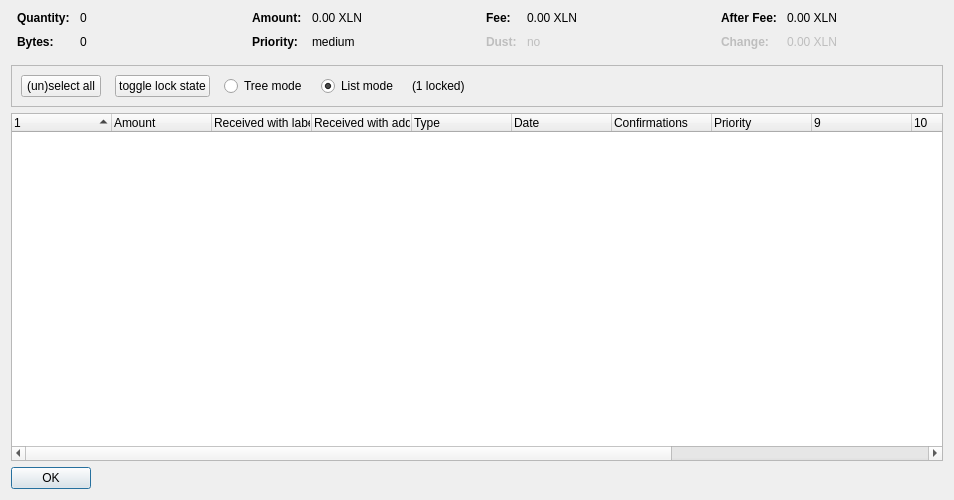
<?xml version="1.0" encoding="UTF-8"?>
<ui version="4.0">
 <class>CoinControlDialog</class>
 <widget class="QDialog" name="CoinControlDialog">
  <property name="geometry">
   <rect>
    <x>0</x>
    <y>0</y>
    <width>954</width>
    <height>500</height>
   </rect>
  </property>
  <property name="windowTitle">
   <string>Coin Selection</string>
  </property>
  <layout class="QVBoxLayout" name="verticalLayout">
   <item>
    <layout class="QHBoxLayout" name="horizontalLayoutTop" stretch="0,0,0,0">
     <property name="topMargin">
      <number>0</number>
     </property>
     <property name="bottomMargin">
      <number>10</number>
     </property>
     <item>
      <layout class="QFormLayout" name="formLayoutCoinControl1">
       <property name="horizontalSpacing">
        <number>10</number>
       </property>
       <property name="verticalSpacing">
        <number>10</number>
       </property>
       <property name="leftMargin">
        <number>6</number>
       </property>
       <property name="rightMargin">
        <number>6</number>
       </property>
       <item row="0" column="0">
        <widget class="QLabel" name="labelCoinControlQuantityText">
         <property name="font">
          <font>
           <weight>75</weight>
           <bold>true</bold>
          </font>
         </property>
         <property name="text">
          <string>Quantity:</string>
         </property>
        </widget>
       </item>
       <item row="0" column="1">
        <widget class="QLabel" name="labelCoinControlQuantity">
         <property name="cursor">
          <cursorShape>IBeamCursor</cursorShape>
         </property>
         <property name="contextMenuPolicy">
          <enum>Qt::ActionsContextMenu</enum>
         </property>
         <property name="text">
          <string notr="true">0</string>
         </property>
         <property name="textInteractionFlags">
          <set>Qt::LinksAccessibleByMouse|Qt::TextSelectableByKeyboard|Qt::TextSelectableByMouse</set>
         </property>
        </widget>
       </item>
       <item row="1" column="0">
        <widget class="QLabel" name="labelCoinControlBytesText">
         <property name="font">
          <font>
           <weight>75</weight>
           <bold>true</bold>
          </font>
         </property>
         <property name="text">
          <string>Bytes:</string>
         </property>
        </widget>
       </item>
       <item row="1" column="1">
        <widget class="QLabel" name="labelCoinControlBytes">
         <property name="cursor">
          <cursorShape>IBeamCursor</cursorShape>
         </property>
         <property name="contextMenuPolicy">
          <enum>Qt::ActionsContextMenu</enum>
         </property>
         <property name="text">
          <string notr="true">0</string>
         </property>
         <property name="textInteractionFlags">
          <set>Qt::LinksAccessibleByMouse|Qt::TextSelectableByKeyboard|Qt::TextSelectableByMouse</set>
         </property>
        </widget>
       </item>
      </layout>
     </item>
     <item>
      <layout class="QFormLayout" name="formLayoutCoinControl2">
       <property name="horizontalSpacing">
        <number>10</number>
       </property>
       <property name="verticalSpacing">
        <number>10</number>
       </property>
       <property name="leftMargin">
        <number>6</number>
       </property>
       <property name="rightMargin">
        <number>6</number>
       </property>
       <item row="0" column="0">
        <widget class="QLabel" name="labelCoinControlAmountText">
         <property name="font">
          <font>
           <weight>75</weight>
           <bold>true</bold>
          </font>
         </property>
         <property name="text">
          <string>Amount:</string>
         </property>
        </widget>
       </item>
       <item row="0" column="1">
        <widget class="QLabel" name="labelCoinControlAmount">
         <property name="cursor">
          <cursorShape>IBeamCursor</cursorShape>
         </property>
         <property name="contextMenuPolicy">
          <enum>Qt::ActionsContextMenu</enum>
         </property>
         <property name="text">
          <string notr="true">0.00 XLN</string>
         </property>
         <property name="textInteractionFlags">
          <set>Qt::LinksAccessibleByMouse|Qt::TextSelectableByKeyboard|Qt::TextSelectableByMouse</set>
         </property>
        </widget>
       </item>
       <item row="1" column="0">
        <widget class="QLabel" name="labelCoinControlPriorityText">
         <property name="font">
          <font>
           <weight>75</weight>
           <bold>true</bold>
          </font>
         </property>
         <property name="text">
          <string>Priority:</string>
         </property>
        </widget>
       </item>
       <item row="1" column="1">
        <widget class="QLabel" name="labelCoinControlPriority">
         <property name="cursor">
          <cursorShape>IBeamCursor</cursorShape>
         </property>
         <property name="contextMenuPolicy">
          <enum>Qt::ActionsContextMenu</enum>
         </property>
         <property name="text">
          <string>medium</string>
         </property>
         <property name="textInteractionFlags">
          <set>Qt::LinksAccessibleByMouse|Qt::TextSelectableByKeyboard|Qt::TextSelectableByMouse</set>
         </property>
        </widget>
       </item>
      </layout>
     </item>
     <item>
      <layout class="QFormLayout" name="formLayoutCoinControl3">
       <property name="horizontalSpacing">
        <number>10</number>
       </property>
       <property name="verticalSpacing">
        <number>10</number>
       </property>
       <property name="leftMargin">
        <number>6</number>
       </property>
       <property name="rightMargin">
        <number>6</number>
       </property>
       <item row="0" column="0">
        <widget class="QLabel" name="labelCoinControlFeeText">
         <property name="font">
          <font>
           <weight>75</weight>
           <bold>true</bold>
          </font>
         </property>
         <property name="text">
          <string>Fee:</string>
         </property>
        </widget>
       </item>
       <item row="0" column="1">
        <widget class="QLabel" name="labelCoinControlFee">
         <property name="cursor">
          <cursorShape>IBeamCursor</cursorShape>
         </property>
         <property name="contextMenuPolicy">
          <enum>Qt::ActionsContextMenu</enum>
         </property>
         <property name="text">
          <string notr="true">0.00 XLN</string>
         </property>
         <property name="textInteractionFlags">
          <set>Qt::LinksAccessibleByMouse|Qt::TextSelectableByKeyboard|Qt::TextSelectableByMouse</set>
         </property>
        </widget>
       </item>
       <item row="1" column="0">
        <widget class="QLabel" name="labelCoinControlLowOutputText">
         <property name="enabled">
          <bool>false</bool>
         </property>
         <property name="font">
          <font>
           <weight>75</weight>
           <bold>true</bold>
          </font>
         </property>
         <property name="text">
          <string>Dust:</string>
         </property>
        </widget>
       </item>
       <item row="1" column="1">
        <widget class="QLabel" name="labelCoinControlLowOutput">
         <property name="enabled">
          <bool>false</bool>
         </property>
         <property name="cursor">
          <cursorShape>IBeamCursor</cursorShape>
         </property>
         <property name="contextMenuPolicy">
          <enum>Qt::ActionsContextMenu</enum>
         </property>
         <property name="text">
          <string>no</string>
         </property>
         <property name="textInteractionFlags">
          <set>Qt::LinksAccessibleByMouse|Qt::TextSelectableByKeyboard|Qt::TextSelectableByMouse</set>
         </property>
        </widget>
       </item>
      </layout>
     </item>
     <item>
      <layout class="QFormLayout" name="formLayoutCoinControl4">
       <property name="horizontalSpacing">
        <number>10</number>
       </property>
       <property name="verticalSpacing">
        <number>10</number>
       </property>
       <property name="leftMargin">
        <number>6</number>
       </property>
       <property name="rightMargin">
        <number>6</number>
       </property>
       <item row="0" column="0">
        <widget class="QLabel" name="labelCoinControlAfterFeeText">
         <property name="font">
          <font>
           <weight>75</weight>
           <bold>true</bold>
          </font>
         </property>
         <property name="text">
          <string>After Fee:</string>
         </property>
        </widget>
       </item>
       <item row="0" column="1">
        <widget class="QLabel" name="labelCoinControlAfterFee">
         <property name="cursor">
          <cursorShape>IBeamCursor</cursorShape>
         </property>
         <property name="contextMenuPolicy">
          <enum>Qt::ActionsContextMenu</enum>
         </property>
         <property name="text">
          <string notr="true">0.00 XLN</string>
         </property>
         <property name="textInteractionFlags">
          <set>Qt::LinksAccessibleByMouse|Qt::TextSelectableByKeyboard|Qt::TextSelectableByMouse</set>
         </property>
        </widget>
       </item>
       <item row="1" column="0">
        <widget class="QLabel" name="labelCoinControlChangeText">
         <property name="enabled">
          <bool>false</bool>
         </property>
         <property name="font">
          <font>
           <weight>75</weight>
           <bold>true</bold>
          </font>
         </property>
         <property name="text">
          <string>Change:</string>
         </property>
        </widget>
       </item>
       <item row="1" column="1">
        <widget class="QLabel" name="labelCoinControlChange">
         <property name="enabled">
          <bool>false</bool>
         </property>
         <property name="cursor">
          <cursorShape>IBeamCursor</cursorShape>
         </property>
         <property name="contextMenuPolicy">
          <enum>Qt::ActionsContextMenu</enum>
         </property>
         <property name="text">
          <string notr="true">0.00 XLN</string>
         </property>
         <property name="textInteractionFlags">
          <set>Qt::LinksAccessibleByMouse|Qt::TextSelectableByKeyboard|Qt::TextSelectableByMouse</set>
         </property>
        </widget>
       </item>
      </layout>
     </item>
    </layout>
   </item>
   <item>
    <widget class="QFrame" name="frame">
     <property name="minimumSize">
      <size>
       <width>0</width>
       <height>40</height>
      </size>
     </property>
     <property name="frameShape">
      <enum>QFrame::StyledPanel</enum>
     </property>
     <property name="frameShadow">
      <enum>QFrame::Sunken</enum>
     </property>
     <layout class="QHBoxLayout" name="horizontalLayout">
      <item>
       <layout class="QHBoxLayout" name="horizontalLayoutPanel" stretch="0,0,0,0,0,0">
        <property name="spacing">
         <number>14</number>
        </property>
        <item>
         <widget class="QPushButton" name="pushButtonSelectAll">
          <property name="sizePolicy">
           <sizepolicy hsizetype="Maximum" vsizetype="Fixed">
            <horstretch>0</horstretch>
            <verstretch>0</verstretch>
           </sizepolicy>
          </property>
          <property name="text">
           <string>(un)select all</string>
          </property>
          <property name="autoDefault">
           <bool>false</bool>
          </property>
         </widget>
        </item>
        <item>
         <widget class="QPushButton" name="pushButtonToggleLock">
          <property name="sizePolicy">
           <sizepolicy hsizetype="Maximum" vsizetype="Fixed">
            <horstretch>0</horstretch>
            <verstretch>0</verstretch>
           </sizepolicy>
          </property>
          <property name="text">
           <string>toggle lock state</string>
          </property>
          <property name="autoDefault">
           <bool>false</bool>
          </property>
         </widget>
        </item>
        <item>
         <widget class="QRadioButton" name="radioTreeMode">
          <property name="sizePolicy">
           <sizepolicy hsizetype="Maximum" vsizetype="Fixed">
            <horstretch>0</horstretch>
            <verstretch>0</verstretch>
           </sizepolicy>
          </property>
          <property name="text">
           <string>Tree mode</string>
          </property>
         </widget>
        </item>
        <item>
         <widget class="QRadioButton" name="radioListMode">
          <property name="sizePolicy">
           <sizepolicy hsizetype="Maximum" vsizetype="Fixed">
            <horstretch>0</horstretch>
            <verstretch>0</verstretch>
           </sizepolicy>
          </property>
          <property name="text">
           <string>List mode</string>
          </property>
          <property name="checked">
           <bool>true</bool>
          </property>
         </widget>
        </item>
        <item>
         <widget class="QLabel" name="labelLocked">
          <property name="text">
           <string>(1 locked)</string>
          </property>
         </widget>
        </item>
        <item>
         <spacer name="horizontalSpacer">
          <property name="orientation">
           <enum>Qt::Horizontal</enum>
          </property>
          <property name="sizeHint" stdset="0">
           <size>
            <width>40</width>
            <height>20</height>
           </size>
          </property>
         </spacer>
        </item>
       </layout>
      </item>
     </layout>
    </widget>
   </item>
   <item>
    <widget class="CoinControlTreeWidget" name="treeWidget">
     <property name="contextMenuPolicy">
      <enum>Qt::CustomContextMenu</enum>
     </property>
     <property name="sortingEnabled">
      <bool>false</bool>
     </property>
     <property name="columnCount">
      <number>13</number>
     </property>
     <attribute name="headerShowSortIndicator" stdset="0">
      <bool>true</bool>
     </attribute>
     <attribute name="headerStretchLastSection">
      <bool>false</bool>
     </attribute>
     <column>
      <property name="text">
       <string/>
      </property>
     </column>
     <column>
      <property name="text">
       <string>Amount</string>
      </property>
     </column>
     <column>
      <property name="text">
       <string>Received with label</string>
      </property>
     </column>
     <column>
      <property name="text">
       <string>Received with address</string>
      </property>
     </column>
     <column>
      <property name="text">
       <string>Type</string>
      </property>
     </column>
     <column>
      <property name="text">
       <string>Date</string>
      </property>
     </column>
     <column>
      <property name="text">
       <string>Confirmations</string>
      </property>
      <property name="toolTip">
       <string>Confirmed</string>
      </property>
     </column>
     <column>
      <property name="text">
       <string>Priority</string>
      </property>
     </column>
     <column>
      <property name="text">
       <string/>
      </property>
     </column>
     <column>
      <property name="text">
       <string/>
      </property>
     </column>
     <column>
      <property name="text">
       <string/>
      </property>
     </column>
     <column>
      <property name="text">
       <string/>
      </property>
     </column>
     <column>
      <property name="text">
       <string/>
      </property>
     </column>
    </widget>
   </item>
   <item>
    <widget class="QDialogButtonBox" name="buttonBox">
     <property name="sizePolicy">
      <sizepolicy hsizetype="Maximum" vsizetype="Fixed">
       <horstretch>0</horstretch>
       <verstretch>0</verstretch>
      </sizepolicy>
     </property>
     <property name="orientation">
      <enum>Qt::Horizontal</enum>
     </property>
     <property name="standardButtons">
      <set>QDialogButtonBox::Ok</set>
     </property>
    </widget>
   </item>
  </layout>
 </widget>
 <customwidgets>
  <customwidget>
   <class>CoinControlTreeWidget</class>
   <extends>QTreeWidget</extends>
   <header>coincontroltreewidget.h</header>
  </customwidget>
 </customwidgets>
 <resources/>
 <connections/>
</ui>
